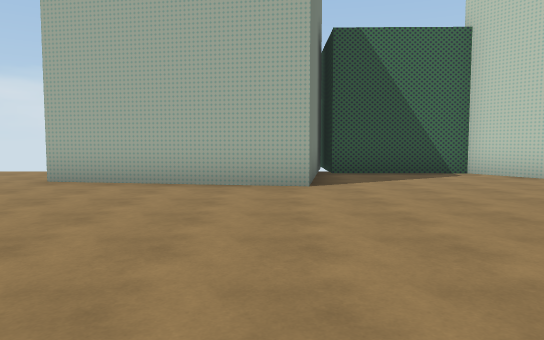
View 1 (above)

19 first-person views from a walk through a scene from a Unity 3-D project. The camera is 1.4 m above the floor, tilts 4° down and sees 70° across. The floor is counted in squares, 2 m on a side. Each view is taken from the middle of a square. On the plan, view 1 faces up. The plan holds only what a view shows up to about 11 squares ahead; the rest is blank. The place goes on beyond the plan. The player character is not drawn. Some surface patterns are stand-ins.

View 2
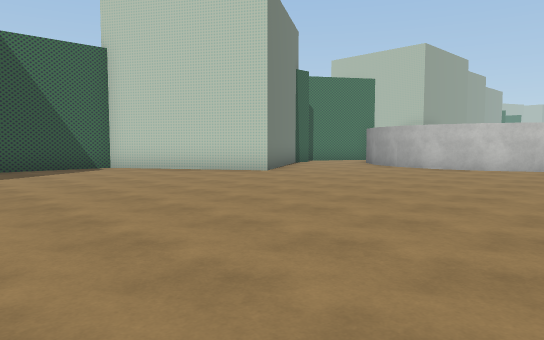

View 3
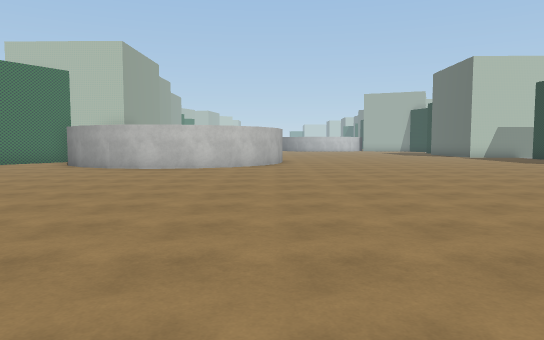

View 4
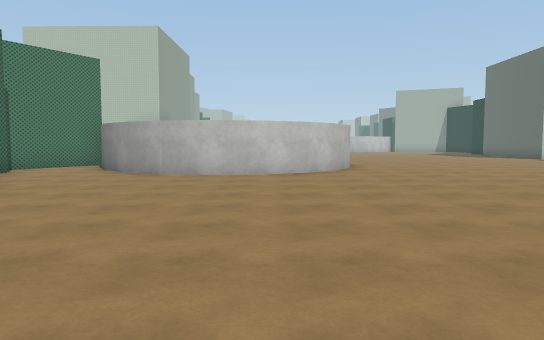

View 5
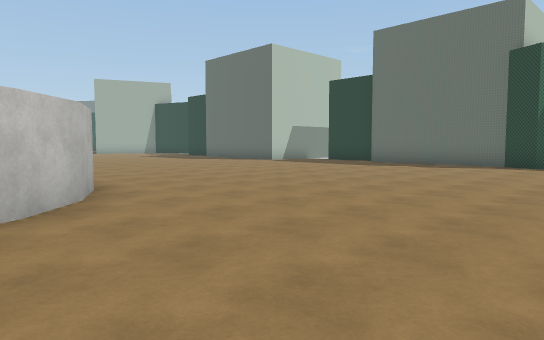

View 6
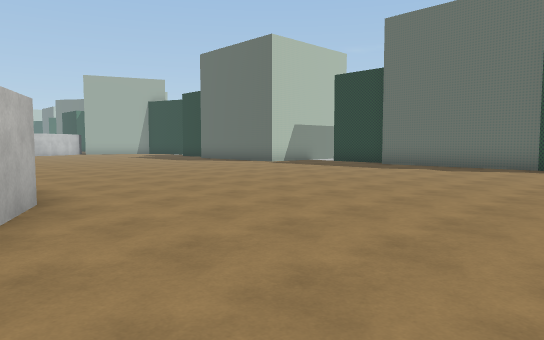

View 7
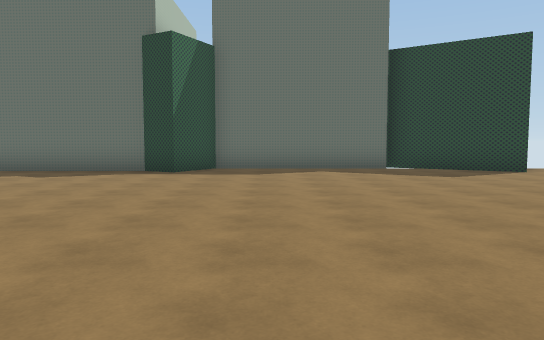

View 8
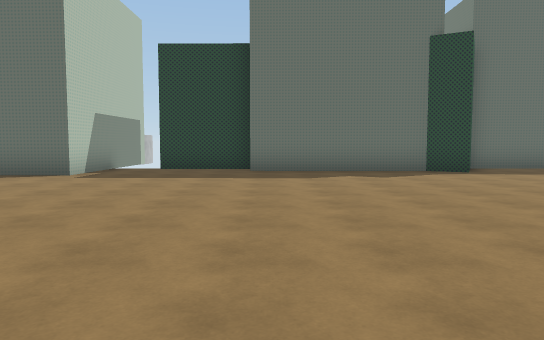

View 9
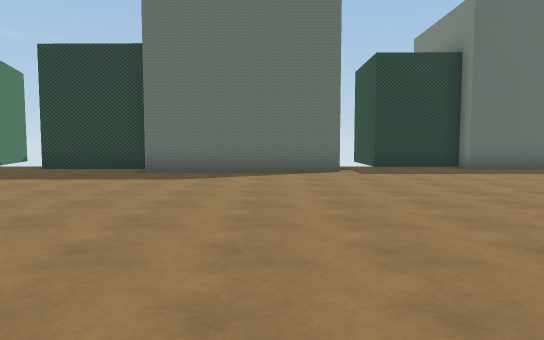

View 10
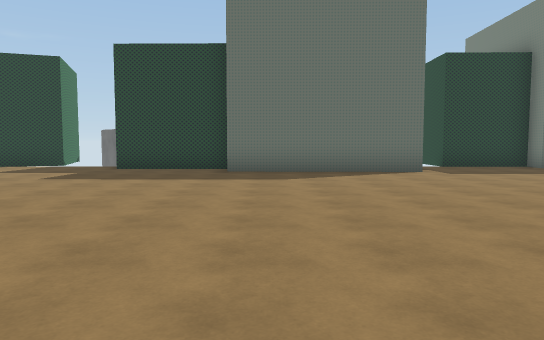

View 11
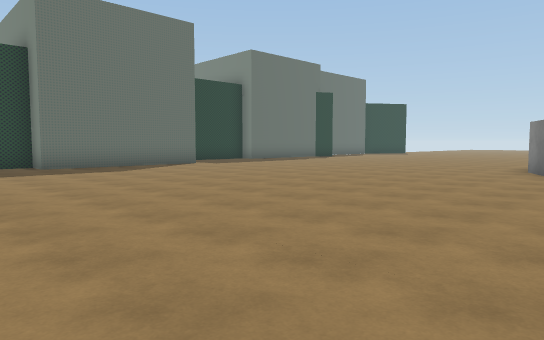

View 12
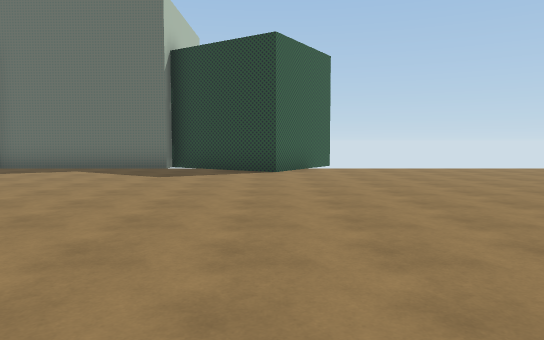

View 13
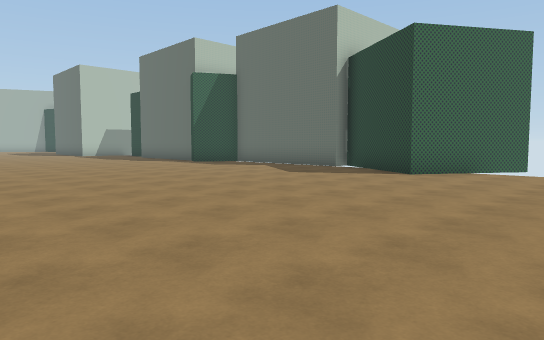

View 14
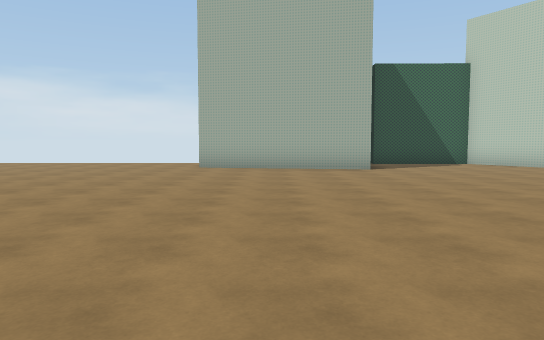

View 15
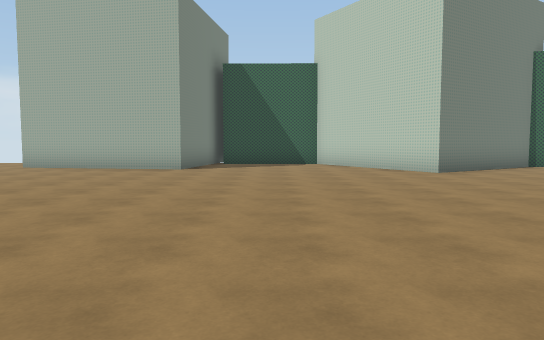

View 16
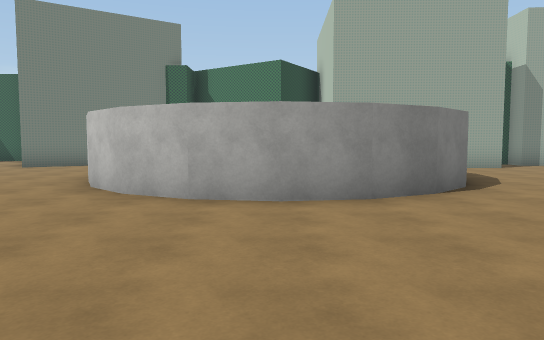

View 17
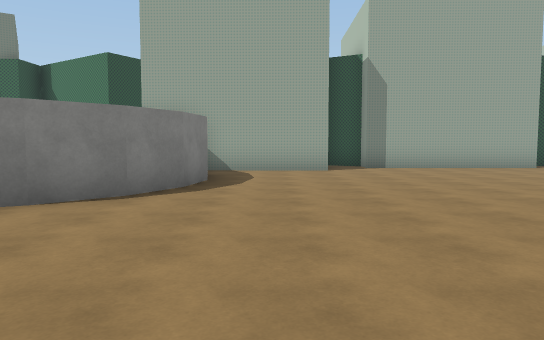

View 18
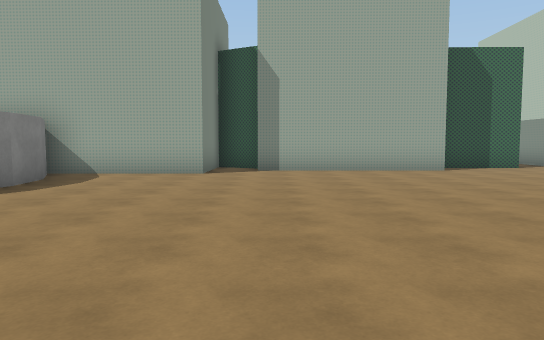

View 19
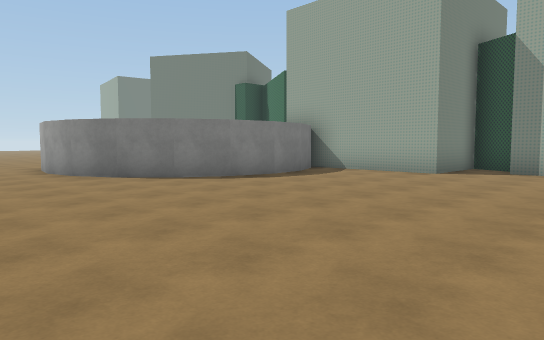

### Floor plan
Points are (right, up) in squares from view 1. A wall is a line through its corners. A room is listed if a view was taken in it or the views show most of it. See-through windows are left out.
Room 1 (views 1, 2, 3, 4, 5, 6, 7, 8, 9, 10, 11, 12, 13, 14, 15, 16, 17, 18, 19)
walls: (17.1, 4.5) (17.6, 3.4) (17.8, 2.3) (17.6, 1.2) (17.1, 0.1) (16.3, -0.7) (15.2, -1.2) (14.1, -1.4) (13, -1.2) (11.9, -0.7) (11.1, 0.1) (10.6, 1.2) (10.4, 2.3) (10.6, 3.4) (11.1, 4.5) (11.9, 5.3) (13, 5.8); (14.5, -12.3) (17, -12.4); (10.2, 7.1) (6.9, 5) (4.5, 8.9) (1.4, 9); (13.1, 7.1) (12, 7.8); (3.9, -12.6) (8.5, -12.7) (9.3, -11.2) (10.2, -11.6) (14.6, -11.7); (18.3, -13.1) (18.4, -10.4) (23.1, -10.4) (23.1, -11.3) (26.3, -11.4); (21.7, 6.6) (20.5, 7.2) (20.4, 4.9) (16.8, 4.9); (-0.5, -13.5) (0.9, -11.3) (3.9, -13.2); (1.1, 9.4) (0.6, 6.2) (-3.6, 6.9); (26.4, 5.8) (21.6, 5.9); (27.6, 6.8) (26.7, 6.8)

Where each view was taken, in squares from view 1:
view 1: 0 up, 0 right, facing up
view 2: 2 down, 0 right, facing up-right
view 3: 1 down, 0 right, facing right
view 4: 1 up, 2 right, facing right
view 5: 1 up, 7 right, facing down-right
view 6: 0 up, 8 right, facing down-right
view 7: 2 down, 7 right, facing down
view 8: 2 down, 14 right, facing down
view 9: 1 down, 20 right, facing down
view 10: 1 down, 22 right, facing down
view 11: 1 up, 26 right, facing down-left
view 12: 2 down, 1 right, facing down
view 13: 3 down, 3 left, facing down-right
view 14: 4 down, 2 left, facing up
view 15: 4 down, 3 right, facing up
view 16: 6 down, 14 right, facing up
view 17: 5 down, 19 right, facing up
view 18: 4 down, 22 right, facing up
view 19: 4 down, 24 right, facing up-left
